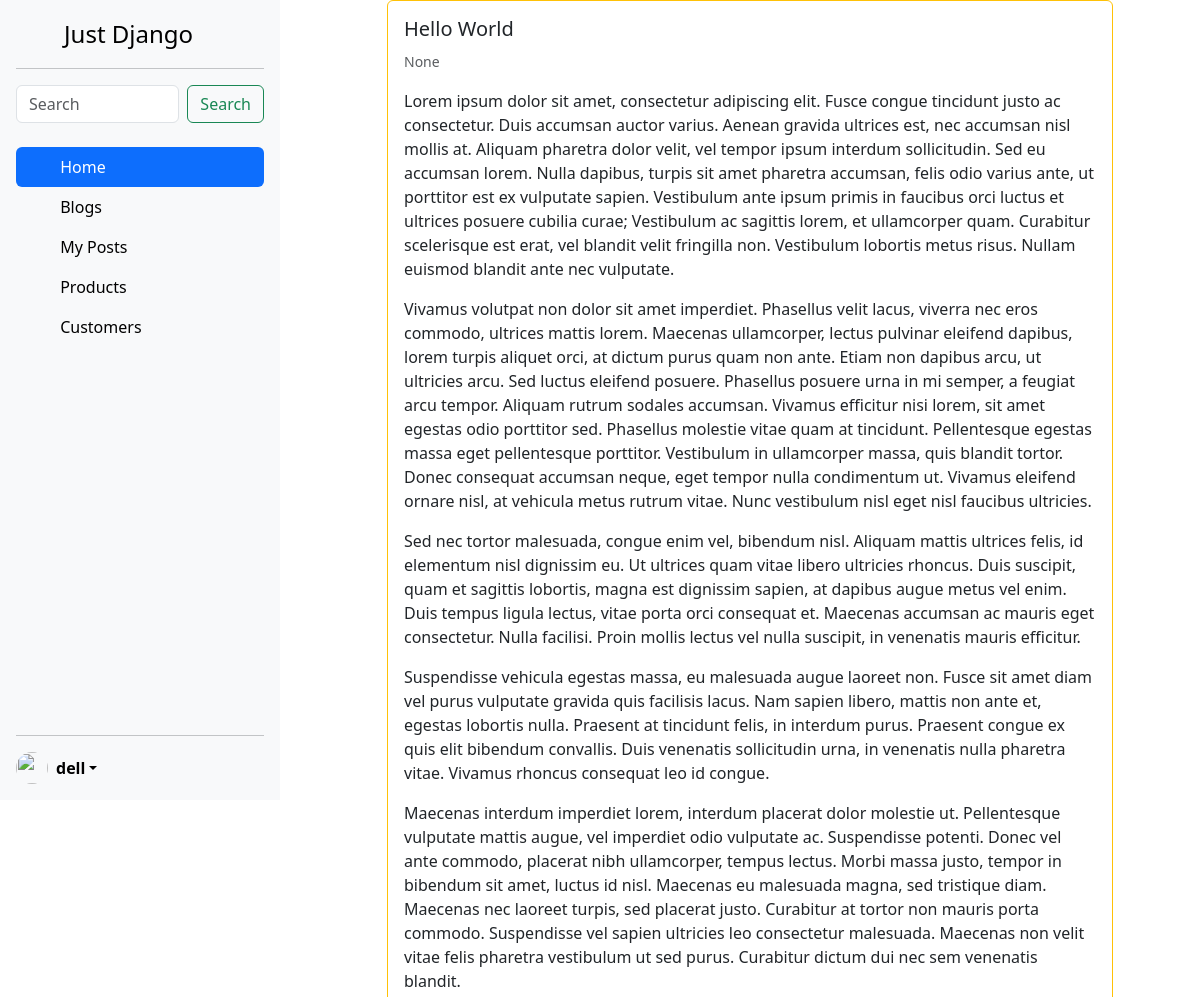
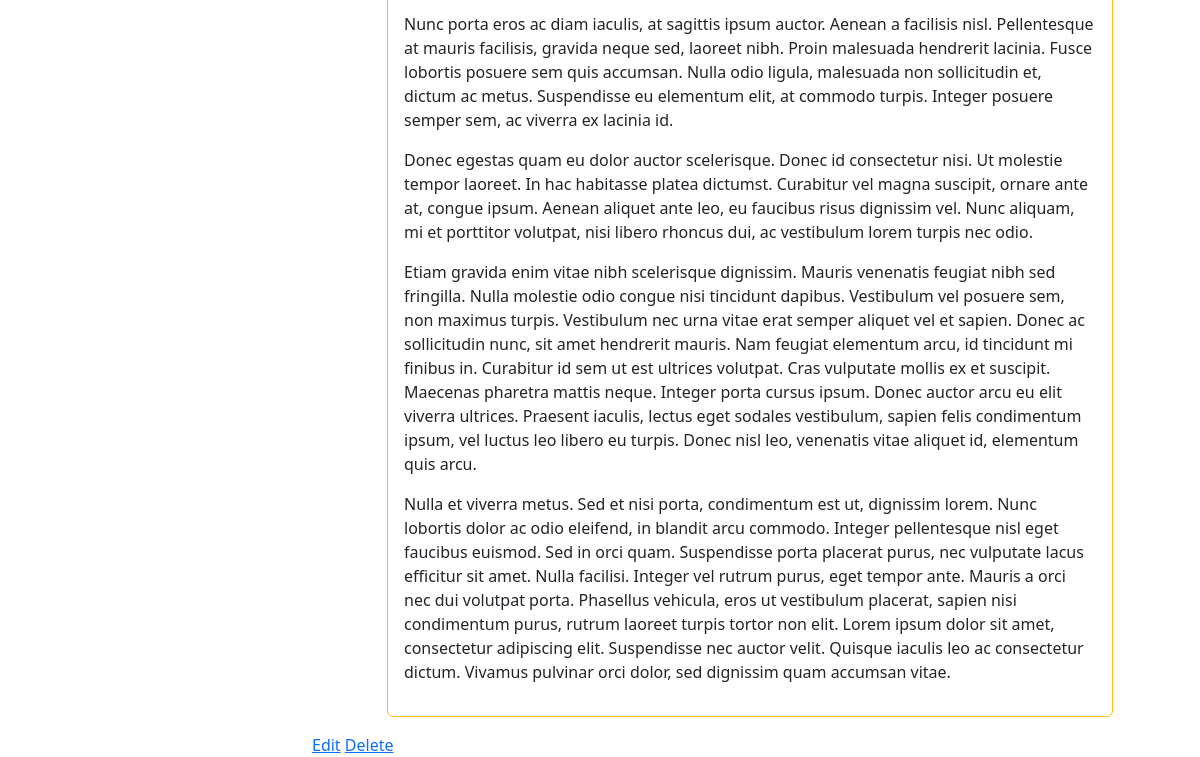
Page /blog/hello-world2/ (signed in) on the committed database (2 pictures, top to bottom).
### blog/models.py (models this page shows)
class BlogPost(models.Model):  # blogpost_set -> queryset
    user = models.ForeignKey(User, default=1, on_delete=models.SET_NULL, null=True)
    image = models.ImageField(upload_to='image/', blank=True, null=True)
    auth = models.CharField(max_length=120)
    title = models.CharField(max_length=120)
    slug =  models.SlugField(unique=True)
    content = models.TextField(null=True, blank=True)
    publish_date = models.DateTimeField(auto_now=False, auto_now_add=False, null=True, blank=True)
    timestamp = models.DateTimeField(auto_now_add=True)
    updated = models.DateTimeField(auto_now=True, auto_now_add=False)
    objects = BlogPostManager()
    class Meta:
        ordering = ['-publish_date', '-updated', '-timestamp']
    def get_absolute_url(self):
        return f"/blog/{self.slug}"
    def get_edit_url(self):
        return f"{self.get_absolute_url()}/edit"
    def get_delete_url(self):
        return f"{self.get_absolute_url()}/delete"

### blog/views.py (the view)
# urls.py: path('<str:slug>/', blog_post_detail_page),
def blog_post_detail_page(request, slug):
    obj = get_object_or_404(BlogPost, slug=slug)
    template_name = "blog_post_details.html"
    context = {"object":obj}
    return render(request, template_name, context)

### blog/models.py (called while the page is built)
    def get_queryset(self):
        return BlogPostQuerySet(self.model, using=self._db)

### blog/templates/blog_post_details.html
{% extends "base.html" %}
{% block content %}
    <div class="row">
        {% include 'list-inline.html' with blog_post=object detail=True %}
        {% if request.user.is_authenticated %}
            {% if request.user.is_staff %}
                <div class="col-12">
                    <a href="{{ object.get_edit_url }}">Edit</a>
                    <a href="{{ object.get_delete_url }}">Delete</a>
                </div>
            {% endif %}
        {% endif %}
    </div>
{% endblock %}

### blog/templates/sidebar.html (shortened to what this page needs)
<div class="sidebar">
<div class="d-flex flex-column flex-shrink-0 p-3 bg-body-tertiary" style=" width: 280px; height: 100vh; margin-right: 20px;">
    <a href="/" class="d-flex align-items-center mb-3 mb-md-0 me-md-auto link-body-emphasis text-decoration-none">
      <svg class="bi pe-none me-2" width="40" height="32"><use xlink:href="#bootstrap"></use></svg>
      <span class="fs-4">Just Django</span>
    </a>
    <hr>
    <ul class="nav nav-pills flex-column mb-auto">
      <li class="nav-item">
        <form class="d-flex" action="/search/">
          <input class="form-control me-2" type="search" placeholder="Search" name="q" aria-label="Search">
          <button class="btn btn-outline-success" type="submit">Search</button>
        </form>
      </li>
      <br>
      <li class="nav-item">
        <a href="/" class="nav-link active" aria-current="page">
          <svg class="bi pe-none me-2" width="16" height="16"><use xlink:href="#home"></use></svg>
          Home
        </a>
      </li>
      <li>
        <a href="/blog" class="nav-link link-body-emphasis">
          <svg class="bi pe-none me-2" width="16" height="16"><use xlink:href="#speedometer2"></use></svg>
          Blogs
        </a>
      </li>
      <li>
        <a href="/your-posts" class="nav-link link-body-emphasis">
          <svg class="bi pe-none me-2" width="16" height="16"><use xlink:href="#table"></use></svg>
          My Posts
        </a>
      </li>
      <li>
        <a href="#" class="nav-link link-body-emphasis">
          <svg class="bi pe-none me-2" width="16" height="16"><use xlink:href="#grid"></use></svg>
          Products
        </a>
      </li>
      <li>
        <a href="#" class="nav-link link-body-emphasis">
          <svg class="bi pe-none me-2" width="16" height="16"><use xlink:href="#people-circle"></use></svg>
          Customers
        </a>
      </li>
    </ul>
    <hr>
    <div class="dropdown">
      <a href="#" class="d-flex align-items-center link-body-emphasis text-decoration-none dropdown-toggle" data-bs-toggle="dropdown" aria-expanded="false">
        <img src="https://github.com/mdo.png" alt="" width="32" height="32" class="rounded-circle me-2">
        <strong>{{ request.user.username }}</strong>
      </a>
    </div>
  </div>
</div>

### blog/templates/list-inline.html (shortened to what this page needs)
<div class="col-12 col-md-10 mb-3 mx-auto">
    <div class="card {% if not blog_post.publish_date %} border border-warning text-dark {% endif %}">
        <div class="card-body">
            <h5 class="card-title">{{ blog_post.title }}</h5>
            <p class="card-text">
                <small class="text-muted">{{ blog_post.publish_date }}</small>
                {% if truncate %}
                    {{ blog_post.content|linebreaks|truncatewords:15 }}
                {% else %}
                    {{ blog_post.content|linebreaks }}
                {% endif %}
            </p>
        </div>
    </div>
</div>

### templates/base.html (style rules this page uses)
.sidebar { position: sticky; top: 0; height: 100vh; overflow-y: auto; }

### rows in the picture
BlogPost: title "Hello World", publish_date "None", content "Lorem ipsum dolor sit amet, consectetur adipiscing elit. Fusce congue tincidunt justo ac consectetur. Duis accumsan auctor varius. Aenean gravida ultrices est, nec accumsan nisl mollis at. Aliquam pharetra dolor velit, vel tempor ipsum interdum sollicitudin. Sed eu accumsan lorem. Nulla dapibus, turpis sit amet pharetra accumsan, felis odio varius ante, ut porttitor est ex vulputate sapien. Vestibulum ante ipsum primis in faucibus orci luctus et ultrices posuere cubilia curae; Vestibulum ac sagittis lorem, et ullamcorper quam. Curabitur scelerisque est erat, vel blandit velit fringilla non. Vestibulum lobortis metus risus. Nullam euismod blandit ante nec vulputate. Vivamus volutpat non…"

### other values in the picture
{{ request.user.username }} "dell"
